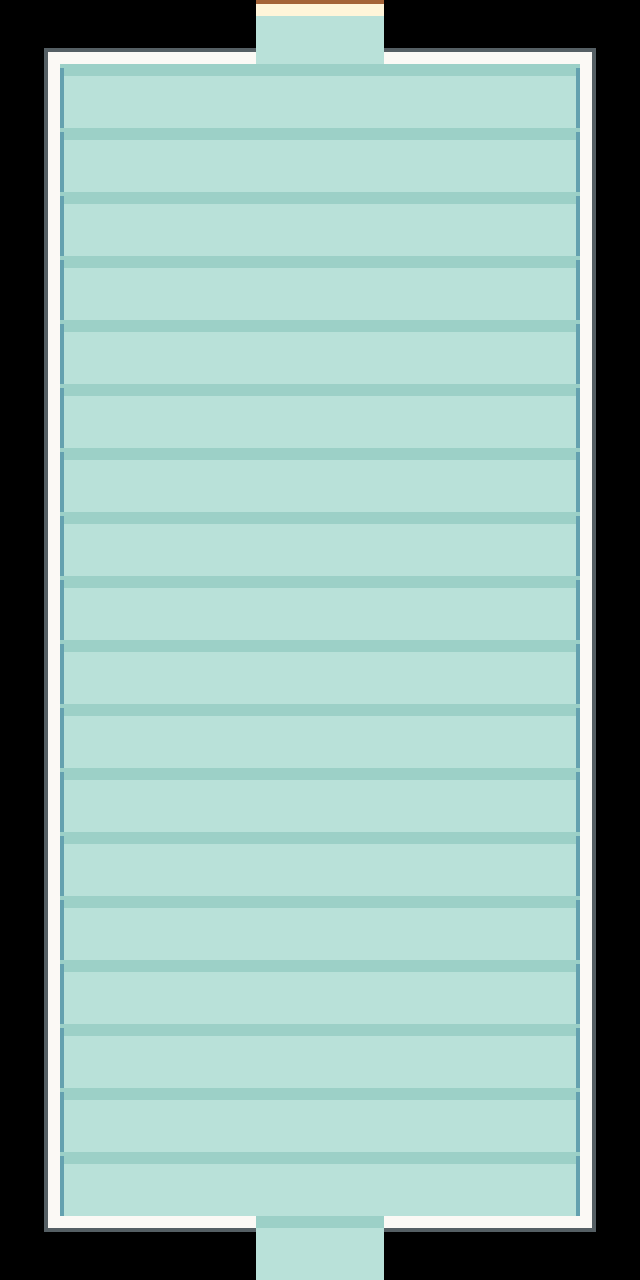

This game map was drawn from its Tiled (.tmx) file and the tilesets committed beside it. A one-line description and the trimmed map source follow:
An orthogonal 10x20 tile map with 64x64 px tiles, 2 tile layers (Terrain, Terrain Top), 2 tilesets and 28 objects (2x Player, 2x Character).

<map version="1.10" tiledversion="1.11.0" orientation="orthogonal" renderorder="right-down" width="10" height="20" tilewidth="64" tileheight="64" infinite="0" nextlayerid="8" nextobjectid="31">
 <tileset firstgid="1" source="../tileset/indoor_tiles.tsx" />
 <tileset firstgid="91" source="../tileset/spriteSheet_tiledLiquids_32x32.tsx" />
 <layer id="1" name="Terrain" width="10" height="20">
  <data>[200 cells, 200 non-empty, 7 distinct tile ids]</data>
 </layer>
 <layer id="2" name="Terrain Top" width="10" height="20">
  <data>[200 cells, 0 non-empty, 0 distinct tile ids]</data>
 </layer>
 <objectgroup id="5" name="GameObjects">
  <object id="11" name="Player" x="349.218" y="1178.35">
   <properties>
    <property name="direction" value="up" />
    <property name="pos" value="world" />
   </properties>
   <point />
  </object>
  <object id="9" name="Character" x="99.5215" y="287.847">
   <properties>
    <property name="character_id" value="bc2" />
    <property name="direction" value="right" />
    <property name="graphic" value="boss" />
    <property name="radius" value="30" />
   </properties>
   <point />
  </object>
  <object id="10" name="Character" x="542.01" y="612.44">
   <properties>
    <property name="character_id" value="bc1" />
    <property name="direction" value="left" />
    <property name="graphic" value="boss" />
    <property name="radius" value="30" />
   </properties>
   <point />
  </object>
  <object id="30" name="Player" x="354.667" y="150.667">
   <properties>
    <property name="direction" value="down" />
    <property name="pos" value="biochem2" />
   </properties>
   <point />
  </object>
 </objectgroup>
 <objectgroup id="3" name="Collisions">
  <object id="1" x="19.9043" y="10.7177" width="218.947" height="36.7464" />
  <object id="2" x="7.6555" y="67.3684" width="39.8086" height="1194.26" />
  <object id="3" x="61.244" y="1237.13" width="186.794" height="30.622" />
  <object id="4" x="396.555" y="1232.54" width="232.727" height="38.2775" />
  <object id="5" x="591.005" y="3.0622" width="42.8708" height="1209.57" />
  <object id="6" x="399.617" y="4.5933" width="169.952" height="33.6842" />
 </objectgroup>
 <objectgroup id="6" name="ChemicalSpills">
  <object id="13" gid="104" x="96.1818" y="736.182" width="32" height="32">
   <properties>
    <property name="aminos" value="cysteine,glutamic,glutamine,glycine" />
    <property name="classroom" value="labfight" />
    <property name="level" value="3" />
   </properties>
  </object>
  <object id="14" gid="104" x="64.1818" y="736.545" width="32" height="32">
   <properties>
    <property name="aminos" value="cysteine,glutamic,glutamine,glycine" />
    <property name="classroom" value="labfight" />
    <property name="level" value="3" />
   </properties>
  </object>
  <object id="15" gid="104" x="64.3636" y="768.364" width="32" height="32">
   <properties>
    <property name="aminos" value="cysteine,glutamic,glutamine,glycine" />
    <property name="classroom" value="labfight" />
    <property name="level" value="3" />
   </properties>
  </object>
  <object id="16" gid="104" x="96" y="768.364" width="32" height="32">
   <properties>
    <property name="aminos" value="cysteine,glutamic,glutamine,glycine" />
    <property name="classroom" value="labfight" />
    <property name="level" value="3" />
   </properties>
  </object>
  <object id="17" gid="104" x="96.3333" y="672.576" width="32" height="32">
   <properties>
    <property name="aminos" value="cysteine,glutamic,glutamine,glycine" />
    <property name="classroom" value="labfight" />
    <property name="level" value="3" />
   </properties>
  </object>
  <object id="18" gid="104" x="64.3333" y="672.939" width="32" height="32">
   <properties>
    <property name="aminos" value="cysteine,glutamic,glutamine,glycine" />
    <property name="classroom" value="labfight" />
    <property name="level" value="3" />
   </properties>
  </object>
  <object id="19" gid="104" x="64.5151" y="704.758" width="32" height="32">
   <properties>
    <property name="aminos" value="cysteine,glutamic,glutamine,glycine" />
    <property name="classroom" value="labfight" />
    <property name="level" value="3" />
   </properties>
  </object>
  <object id="20" gid="104" x="96.1515" y="704.758" width="32" height="32">
   <properties>
    <property name="aminos" value="cysteine,glutamic,glutamine,glycine" />
    <property name="classroom" value="labfight" />
    <property name="level" value="3" />
   </properties>
  </object>
  <object id="21" gid="104" x="158.924" y="736.212" width="32" height="32">
   <properties>
    <property name="aminos" value="cysteine,glutamic,glutamine,glycine" />
    <property name="classroom" value="labfight" />
    <property name="level" value="3" />
   </properties>
  </object>
  <object id="22" gid="104" x="126.924" y="736.575" width="32" height="32">
   <properties>
    <property name="aminos" value="cysteine,glutamic,glutamine,glycine" />
    <property name="classroom" value="labfight" />
    <property name="level" value="3" />
   </properties>
  </object>
  <object id="23" gid="104" x="127.106" y="768.394" width="32" height="32">
   <properties>
    <property name="aminos" value="cysteine,glutamic,glutamine,glycine" />
    <property name="classroom" value="labfight" />
    <property name="level" value="3" />
   </properties>
  </object>
  <object id="24" gid="104" x="158.742" y="768.394" width="32" height="32">
   <properties>
    <property name="aminos" value="cysteine,glutamic,glutamine,glycine" />
    <property name="classroom" value="labfight" />
    <property name="level" value="3" />
   </properties>
  </object>
  <object id="25" gid="104" x="159.076" y="672.606" width="32" height="32">
   <properties>
    <property name="aminos" value="cysteine,glutamic,glutamine,glycine" />
    <property name="classroom" value="labfight" />
    <property name="level" value="3" />
   </properties>
  </object>
  <object id="26" gid="104" x="127.076" y="672.969" width="32" height="32">
   <properties>
    <property name="aminos" value="cysteine,glutamic,glutamine,glycine" />
    <property name="classroom" value="labfight" />
    <property name="level" value="3" />
   </properties>
  </object>
  <object id="27" gid="104" x="127.258" y="704.788" width="32" height="32">
   <properties>
    <property name="aminos" value="cysteine,glutamic,glutamine,glycine" />
    <property name="classroom" value="labfight" />
    <property name="level" value="3" />
   </properties>
  </object>
  <object id="28" gid="104" x="158.894" y="704.788" width="32" height="32">
   <properties>
    <property name="aminos" value="cysteine,glutamic,glutamine,glycine" />
    <property name="classroom" value="labfight" />
    <property name="level" value="3" />
   </properties>
  </object>
 </objectgroup>
 <objectgroup id="4" name="Objects" />
 <objectgroup id="7" name="Transition">
  <object id="7" x="269.474" y="19.9043" width="96.4593" height="36.7464">
   <properties>
    <property name="pos" value="world" />
    <property name="target" value="biochem2" />
   </properties>
  </object>
  <object id="8" x="266.265" y="1217.02" width="97.9904" height="58.1818">
   <properties>
    <property name="pos" value="biochem1" />
    <property name="target" value="firstlab" />
   </properties>
  </object>
 </objectgroup>
</map>
